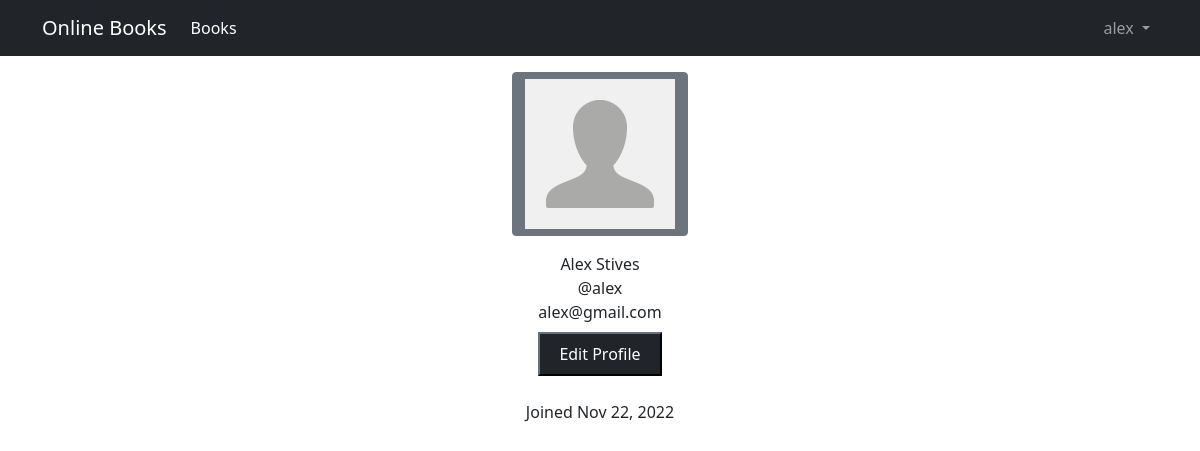
/users/profile (signed in), run on the app's committed database.
### users/models.py (models this page shows)
class CustomUser(AbstractUser):
    profile_pic = models.ImageField(default='default.jpg')

### users/views.py (the view)
# urls.py: path('profile', ProfileView.as_view(), name="profile"),
class ProfileView(LoginRequiredMixin, View):
    def get(self, request):
        return render(request, 'users/profile.html', {'user': request.user})

### users/templates/users/profile.html (shortened to what this page needs)
{% extends 'base.html' %}
{% block content %}
    <div class="container">
        <div class=" image d-flex flex-column justify-content-center align-items-center">
            <button class="btn btn-secondary">
                <img src="{{ user.profile_pic.url }}" height="150" width="150"/>
            </button>
            <span class="name mt-3">{{ user.first_name }} {{ user.last_name }}</span>
            <span class="idd">@{{ user.username }}</span>
            <span class="idd">{{ user.email }}</span>
            <div class=" d-flex mt-2">
                <button class="btn1 btn-dark">
                    <a href="{% url 'users:profile-edit' %}" class="btn btn-dark">Edit Profile</a>
                </button>
            </div>
            <div class=" px-2 rounded mt-4 date ">
                <span class="join">Joined {{ user.date_joined|date:"M d, Y" }}</span>
            </div>
        </div>
    </div>
{% endblock %}

### templates/base.html (shortened to what this page needs)
<!DOCTYPE html>
{% load static %}
<html lang="en">
<head>
    <link href="https://cdn.jsdelivr.net/npm/bootstrap@5.0.2/dist/css/bootstrap.min.css" rel="stylesheet"
>
</head>
<link rel="stylesheet" type="text/css" href="{% static 'css/main.css' %}">
<body>
<nav class="navbar navbar-expand-lg navbar-dark bg-dark">
    <div class="container">
        <a class="navbar-brand" href="{% url 'landing_page' %}">Online Books</a>
        <div class="collapse navbar-collapse" id="navbarSupportedContent">
            <ul class="navbar-nav me-auto mb-2 mb-lg-0">
                <li class="nav-item">
                    <a class="nav-link active" aria-current="page" href="{% url 'books-list' %}">Books</a>
                </li>
            </ul>
        </div>
        <div>
            {% if request.user.is_authenticated %}
                <ul class="navbar-nav">
                    <li class="nav-item dropdown">
                        <a class="nav-link dropdown-toggle" href="#" id="navbarDropdown" role="button"
                           data-bs-toggle="dropdown" aria-expanded="false">
                            {{ request.user }}
                        </a>
                    </li>
                </ul>
            {% else %}
                <a class="btn btn-outline-primary" href="{% url 'users:login' %}">Login</a>
            {% endif %}
        </div>
    </div>
</nav>
{% block content %}
{% endblock %}
</body>
</html>

### data on the page
CustomUser: user "alex", profile_pic (placeholder picture), first_name "Alex", last_name "Stives", username "alex", email "alex@gmail.com", date_joined "Nov 22, 2022"
